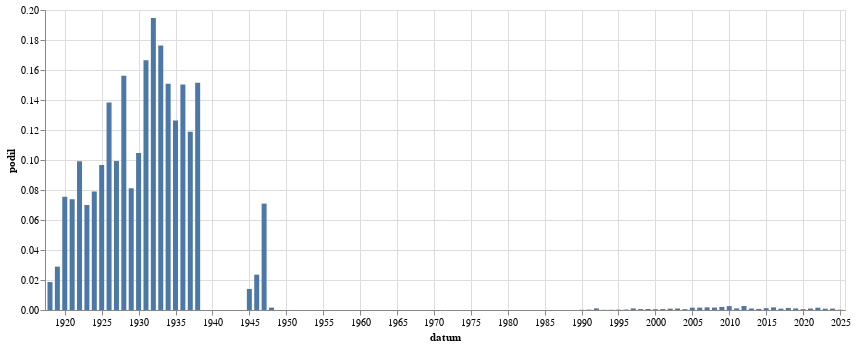

Here is the notebook cell this chart was saved with:
### Code cell
alt.Chart(
    zavorka("výkřiky").to_pandas(),
    width = 800
).mark_bar(
).encode(
    alt.X('datum:T'),
    alt.Y('podil:Q')
)

### Figure 1 — Vega-Lite specification as saved in the notebook (floating-point values rounded to 4 significant figures)
{"config": {"view": {"continuousWidth": 300, "continuousHeight": 300}}, "data": {"name": "data-1ab4573191e3210a3702cce5a48c85af"}, "mark": {"type": "bar"}, "encoding": {"x": {"field": "datum", "type": "temporal"}, "y": {"field": "podil", "type": "quantitative"}}, "width": 800, "$schema": "https://vega.github.io/schema/vega-lite/v5.8.0.json", "datasets": {"data-1ab4573191e3210a3702cce5a48c85af": [{"datum": "1918-01-01T00:00:00", "text": 12, "text_right": 644, "podil": 0.01863, "co": "výkřiky"}, {"datum": "1919-01-01T00:00:00", "text": 114, "text_right": 3946, "podil": 0.02889, "co": "výkřiky"}, {"datum": "1920-01-01T00:00:00", "text": 427, "text_right": 5656, "podil": 0.0755, "co": "výkřiky"}, {"datum": "1921-01-01T00:00:00", "text": 575, "text_right": 7785, "podil": 0.07386, "co": "výkřiky"}, {"datum": "1922-01-01T00:00:00", "text": 752, "text_right": 7580, "podil": 0.09921, "co": "výkřiky"}, {"datum": "1923-01-01T00:00:00", "text": 366, "text_right": 5228, "podil": 0.07001, "co": "výkřiky"}, {"datum": "1924-01-01T00:00:00", "text": 443, "text_right": 5606, "podil": 0.07902, "co": "výkřiky"}, {"datum": "1925-01-01T00:00:00", "text": 439, "text_right": 4541, "podil": 0.09667, "co": "výkřiky"}, {"datum": "1926-01-01T00:00:00", "text": 982, "text_right": 7099, "podil": 0.1383, "co": "výkřiky"}, {"datum": "1927-01-01T00:00:00", "text": 612, "text_right": 6160, "podil": 0.09935, "co": "výkřiky"}, {"datum": "1928-01-01T00:00:00", "text": 928, "text_right": 5941, "podil": 0.1562, "co": "výkřiky"}, {"datum": "1929-01-01T00:00:00", "text": 299, "text_right": 3684, "podil": 0.08116, "co": "výkřiky"}, {"datum": "1930-01-01T00:00:00", "text": 778, "text_right": 7437, "podil": 0.1046, "co": "výkřiky"}, {"datum": "1931-01-01T00:00:00", "text": 999, "text_right": 6002, "podil": 0.1664, "co": "výkřiky"}, {"datum": "1932-01-01T00:00:00", "text": 698, "text_right": 3586, "podil": 0.1946, "co": "výkřiky"}, {"datum": "1933-01-01T00:00:00", "text": 716, "text_right": 4059, "podil": 0.1764, "co": "výkřiky"}, {"datum": "1934-01-01T00:00:00", "text": 489, "text_right": 3242, "podil": 0.1508, "co": "výkřiky"}, {"datum": "1935-01-01T00:00:00", "text": 407, "text_right": 3221, "podil": 0.1264, "co": "výkřiky"}, {"datum": "1936-01-01T00:00:00", "text": 505, "text_right": 3361, "podil": 0.1503, "co": "výkřiky"}, {"datum": "1937-01-01T00:00:00", "text": 367, "text_right": 3087, "podil": 0.1189, "co": "výkřiky"}, {"datum": "1938-01-01T00:00:00", "text": 239, "text_right": 1578, "podil": 0.1515, "co": "výkřiky"}, {"datum": "1945-01-01T00:00:00", "text": 10, "text_right": 712, "podil": 0.01404, "co": "výkřiky"}, {"datum": "1946-01-01T00:00:00", "text": 66, "text_right": 2802, "podil": 0.02355, "co": "výkřiky"}, {"datum": "1947-01-01T00:00:00", "text": 176, "text_right": 2481, "podil": 0.07094, "co": "výkřiky"}, {"datum": "1948-01-01T00:00:00", "text": 4, "text_right": 2504, "podil": 0.001597, "co": "výkřiky"}, {"datum": "1990-01-01T00:00:00", "text": 2, "text_right": 15752, "podil": 0.000127, "co": "výkřiky"}, {"datum": "1991-01-01T00:00:00", "text": 7, "text_right": 31045, "podil": 0.0002255, "co": "výkřiky"}, {"datum": "1992-01-01T00:00:00", "text": 27, "text_right": 24879, "podil": 0.001085, "co": "výkřiky"}, {"datum": "1993-01-01T00:00:00", "text": 1, "text_right": 8681, "podil": 0.0001152, "co": "výkřiky"}, {"datum": "1994-01-01T00:00:00", "text": 1, "text_right": 7203, "podil": 0.0001388, "co": "výkřiky"}, {"datum": "1995-01-01T00:00:00", "text": 2, "text_right": 8693, "podil": 0.0002301, "co": "výkřiky"}, {"datum": "1996-01-01T00:00:00", "text": 3, "text_right": 9139, "podil": 0.0003283, "co": "výkřiky"}, {"datum": "1997-01-01T00:00:00", "text": 17, "text_right": 15895, "podil": 0.00107, "co": "výkřiky"}, {"datum": "1998-01-01T00:00:00", "text": 7, "text_right": 11413, "podil": 0.0006133, "co": "výkřiky"}, {"datum": "1999-01-01T00:00:00", "text": 13, "text_right": 19544, "podil": 0.0006652, "co": "výkřiky"}, {"datum": "2000-01-01T00:00:00", "text": 12, "text_right": 22514, "podil": 0.000533, "co": "výkřiky"}, {"datum": "2001-01-01T00:00:00", "text": 12, "text_right": 19300, "podil": 0.0006218, "co": "výkřiky"}, {"datum": "2002-01-01T00:00:00", "text": 14, "text_right": 15504, "podil": 0.000903, "co": "výkřiky"}, {"datum": "2003-01-01T00:00:00", "text": 21, "text_right": 20928, "podil": 0.001003, "co": "výkřiky"}, {"datum": "2004-01-01T00:00:00", "text": 11, "text_right": 19522, "podil": 0.0005635, "co": "výkřiky"}, {"datum": "2005-01-01T00:00:00", "text": 39, "text_right": 25379, "podil": 0.001537, "co": "výkřiky"}, {"datum": "2006-01-01T00:00:00", "text": 29, "text_right": 18354, "podil": 0.00158, "co": "výkřiky"}, {"datum": "2007-01-01T00:00:00", "text": 29, "text_right": 16287, "podil": 0.001781, "co": "výkřiky"}, {"datum": "2008-01-01T00:00:00", "text": 29, "text_right": 17835, "podil": 0.001626, "co": "výkřiky"}, {"datum": "2009-01-01T00:00:00", "text": 41, "text_right": 20031, "podil": 0.002047, "co": "výkřiky"}, {"datum": "2010-01-01T00:00:00", "text": 33, "text_right": 12869, "podil": 0.002564, "co": "výkřiky"}, {"datum": "2011-01-01T00:00:00", "text": 19, "text_right": 17781, "podil": 0.001069, "co": "výkřiky"}, {"datum": "2012-01-01T00:00:00", "text": 39, "text_right": 14732, "podil": 0.002647, "co": "výkřiky"}, {"datum": "2013-01-01T00:00:00", "text": 10, "text_right": 9881, "podil": 0.001012, "co": "výkřiky"}, {"datum": "2014-01-01T00:00:00", "text": 15, "text_right": 20781, "podil": 0.0007218, "co": "výkřiky"}, {"datum": "2015-01-01T00:00:00", "text": 26, "text_right": 21226, "podil": 0.001225, "co": "výkřiky"}, {"datum": "2016-01-01T00:00:00", "text": 39, "text_right": 22255, "podil": 0.001752, "co": "výkřiky"}, {"datum": "2017-01-01T00:00:00", "text": 16, "text_right": 17808, "podil": 0.0008985, "co": "výkřiky"}, {"datum": "2018-01-01T00:00:00", "text": 28, "text_right": 20582, "podil": 0.00136, "co": "výkřiky"}, {"datum": "2019-01-01T00:00:00", "text": 26, "text_right": 24751, "podil": 0.00105, "co": "výkřiky"}, {"datum": "2020-01-01T00:00:00", "text": 13, "text_right": 23572, "podil": 0.0005515, "co": "výkřiky"}, {"datum": "2021-01-01T00:00:00", "text": 20, "text_right": 20176, "podil": 0.0009913, "co": "výkřiky"}, {"datum": "2022-01-01T00:00:00", "text": 32, "text_right": 20822, "podil": 0.001537, "co": "výkřiky"}, {"datum": "2023-01-01T00:00:00", "text": 22, "text_right": 24959, "podil": 0.0008814, "co": "výkřiky"}, {"datum": "2024-01-01T00:00:00", "text": 23, "text_right": 24168, "podil": 0.0009517, "co": "výkřiky"}, {"datum": "2025-01-01T00:00:00", "text": 2, "text_right": 10482, "podil": 0.0001908, "co": "výkřiky"}]}}
